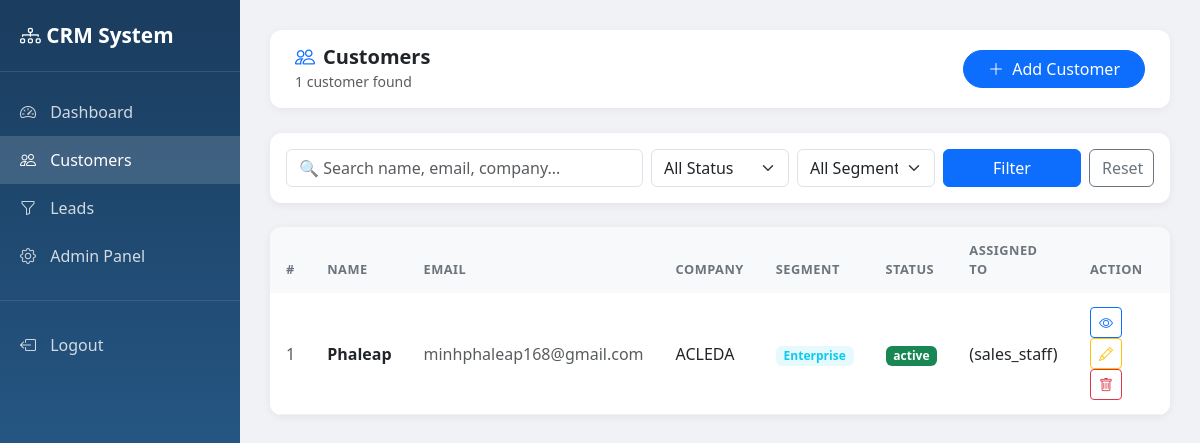
Screenshot of /customers/ (signed in) with the database file from the repository.
### customers/models.py (models this page shows, shortened)
class Customer(models.Model):
    SEGMENT_CHOICES = [
        ('enterprise', 'Enterprise'),
        ('smb', 'SMB'),
        ('startup', 'Startup'),
        ('individual', 'Individual'),
    ]
    STATUS_CHOICES = [
        ('active', 'Active'),
        ('inactive', 'Inactive'),
        ('blocked', 'Blocked'),
    ]
    full_name = models.CharField(max_length=200)
    email = models.EmailField(unique=True, blank=True, null=True)
    phone = models.CharField(max_length=20, blank=True)
    company = models.CharField(max_length=200, blank=True)
    job_title = models.CharField(max_length=100, blank=True)
    segment = models.CharField(max_length=20, choices=SEGMENT_CHOICES, blank=True)
    industry = models.CharField(max_length=100, blank=True)
    city = models.CharField(max_length=100, blank=True)
    country = models.CharField(max_length=100, blank=True)
    status = models.CharField(max_length=20, choices=STATUS_CHOICES, default='active')
    tags = models.ManyToManyField(CustomerTag, blank=True)
    assigned_to = models.ForeignKey(User, on_delete=models.SET_NULL, null=True, blank=True, related_name='assigned_customers')
    created_by = models.ForeignKey(User, on_delete=models.SET_NULL, null=True, related_name='created_customers')
    created_at = models.DateTimeField(auto_now_add=True)
    updated_at = models.DateTimeField(auto_now=True)

### accounts/models.py (models this page shows)
class User(AbstractUser):
    ROLE_CHOICES = [
        ('admin', 'Admin'),
        ('sales_staff', 'Sales Staff'),
        ('customer_service', 'Customer Service'),
    ]
    phone = models.CharField(max_length=20, blank=True)
    role = models.CharField(max_length=20, choices=ROLE_CHOICES, default='sales_staff')
    profile_image = models.ImageField(upload_to='profiles/', blank=True, null=True)
    def __str__(self):
        return f"{self.get_full_name()} ({self.role})"

### customers/views.py (the view)
# urls.py: path('', views.customer_list, name='customer_list'),
@login_required
def customer_list(request):
    query = request.GET.get('q', '')
    status = request.GET.get('status', '')
    segment = request.GET.get('segment', '')
    customers = Customer.objects.all().order_by('-created_at')
    if query:
        customers = customers.filter(
            Q(full_name__icontains=query) |
            Q(email__icontains=query) |
            Q(company__icontains=query)
        )
    if status:
        customers = customers.filter(status=status)
    if segment:
        customers = customers.filter(segment=segment)
    context = {
        'customers': customers,
        'query': query,
        'status': status,
        'segment': segment,
        'total': customers.count(),
    }
    return render(request, 'customers/customer_list.html', context)

### templates/customers/customer_list.html (shortened to what this page needs)
<!DOCTYPE html>
<html lang="en">
<head>
    <link href="https://cdn.jsdelivr.net/npm/bootstrap@5.3.0/dist/css/bootstrap.min.css" rel="stylesheet">
    <link href="https://cdn.jsdelivr.net/npm/bootstrap-icons@1.10.0/font/bootstrap-icons.css" rel="stylesheet">
</head>
<body>
<div class="sidebar">
    <div class="brand"><i class="bi bi-diagram-3"></i> CRM System</div>
    <div class="mt-3">
        <a href="/dashboard/"><i class="bi bi-speedometer2"></i> Dashboard</a>
        <a href="/customers/" class="active"><i class="bi bi-people"></i> Customers</a>
        <a href="/leads/"><i class="bi bi-funnel"></i> Leads</a>
        <a href="/admin/"><i class="bi bi-gear"></i> Admin Panel</a>
        <div style="border-top: 1px solid rgba(255,255,255,0.1); margin: 20px 0;"></div>
        <a href="/accounts/logout/"><i class="bi bi-box-arrow-left"></i> Logout</a>
    </div>
</div>
<div class="main-content">
    <div class="topbar">
        <div>
            <h5 class="mb-0 fw-bold"><i class="bi bi-people text-primary me-2"></i>Customers</h5>
            <small class="text-muted">{{ total }} customer{{ total|pluralize }} found</small>
        </div>
        <a href="/customers/add/" class="btn btn-primary rounded-pill px-4">
            <i class="bi bi-plus-lg me-1"></i> Add Customer
        </a>
    </div>
    <div class="table-card mb-4 p-3">
        <form method="get" class="row g-2 align-items-end">
            <div class="col-md-5">
                <input type="text" name="q" value="{{ query }}" class="form-control" placeholder="🔍 Search name, email, company...">
            </div>
            <div class="col-md-2">
                <select name="status" class="form-select">
                    <option value="">All Status</option>
                </select>
            </div>
            <div class="col-md-2">
                <select name="segment" class="form-select">
                    <option value="">All Segments</option>
                </select>
            </div>
            <div class="col-md-2">
                <button type="submit" class="btn btn-primary w-100">Filter</button>
            </div>
            <div class="col-md-1">
                <a href="/customers/" class="btn btn-outline-secondary w-100">Reset</a>
            </div>
        </form>
    </div>
    <div class="table-card">
        <table class="table mb-0">
            <thead>
                <tr>
                    <th>#</th>
                    <th>Name</th>
                    <th>Email</th>
                    <th>Company</th>
                    <th>Segment</th>
                    <th>Status</th>
                    <th>Assigned To</th>
                    <th>Action</th>
                </tr>
            </thead>
            <tbody>
                {% for customer in customers %}
                <tr>
                    <td class="text-muted">{{ forloop.counter }}</td>
                    <td class="fw-semibold">{{ customer.full_name }}</td>
                    <td class="text-muted">{{ customer.email|default:"-" }}</td>
                    <td>{{ customer.company|default:"-" }}</td>
                    <td>
                        {% if customer.segment %}
                        <span class="badge bg-info bg-opacity-10 text-info">{{ customer.get_segment_display }}</span>
                        {% else %}-{% endif %}
                    </td>
                    <td>
                        <span class="badge {% if customer.status == 'active' %}bg-success{% elif customer.status == 'inactive' %}bg-secondary{% else %}bg-danger{% endif %}">
                            {{ customer.status }}
                        </span>
                    </td>
                    <td>{{ customer.assigned_to|default:"-" }}</td>
                    <td>
                        <a href="/customers/{{ customer.pk }}/" class="btn btn-sm btn-outline-primary">
                            <i class="bi bi-eye"></i>
                        </a>
                        <a href="/customers/{{ customer.pk }}/edit/" class="btn btn-sm btn-outline-warning">
                            <i class="bi bi-pencil"></i>
                        </a>
                        <a href="/customers/{{ customer.pk }}/delete/" class="btn btn-sm btn-outline-danger">
                            <i class="bi bi-trash"></i>
                        </a>
                    </td>
                </tr>
                {% endfor %}
            </tbody>
        </table>
    </div>
</div>
</body>
</html>

### templates/customers/customer_list.html (style rules this page uses)
body { background-color: #f0f2f5; }
.sidebar { min-height: 100vh; background: linear-gradient(180deg, #1a3c5e 0%, #2d6a9f 100%); width: 240px; position: fixed; padding-top: 20px; }
.sidebar .brand { color: white; font-size: 1.3rem; font-weight: 700; padding: 0 20px 20px; border-bottom: 1px solid rgba(255,255,255,0.1); }
.sidebar a { color: rgba(255,255,255,0.8); text-decoration: none; display: block; padding: 12px 20px; transition: all 0.2s; }
.sidebar a:hover, .sidebar a.active { background: rgba(255,255,255,0.15); color: white; }
.sidebar a i { margin-right: 10px; }
.main-content { margin-left: 240px; padding: 30px; }
.topbar { background: white; border-radius: 12px; padding: 15px 25px; margin-bottom: 25px; box-shadow: 0 2px 10px rgba(0,0,0,0.05); display: flex; justify-content: space-between; align-items: center; }
.table-card { background: white; border-radius: 12px; box-shadow: 0 2px 10px rgba(0,0,0,0.06); overflow: hidden; }
.table thead th { background: #f8f9fa; font-size: 0.8rem; text-transform: uppercase; letter-spacing: 0.5px; color: #6c757d; border: none; padding: 14px 16px; }
.table tbody td { padding: 14px 16px; vertical-align: middle; border-color: #f0f2f5; }

### rows the page displays
Customer: full_name "Phaleap", email "minhphaleap168@gmail.com", company "ACLEDA", segment "Enterprise", status "active", assigned_to "(sales_staff)"

### other values shown
{{ total }} "1"
